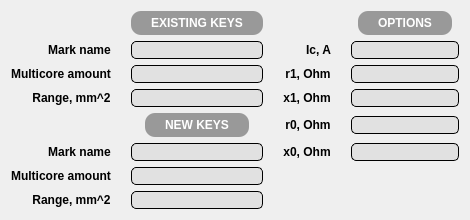
            <widget class="QWidget" name="updateCablePage">
             <layout class="QGridLayout" name="gridLayout_6">
              <property name="horizontalSpacing">
               <number>20</number>
              </property>
              <item row="0" column="1" alignment="Qt::AlignHCenter|Qt::AlignVCenter">
               <widget class="QLabel" name="updateCableTitle">
                <property name="font">
                 <font>
                  <pointsize>9</pointsize>
                  <weight>75</weight>
                  <bold>true</bold>
                 </font>
                </property>
                <property name="styleSheet">
                 <string notr="true">background-color: rgba(153, 153, 153);
color: rgb(255, 255, 255);
padding-right: 20px;
padding-left: 20px;
padding-top: 5px;
padding-bottom: 5px;
border-radius: 10px;
</string>
                </property>
                <property name="text">
                 <string>EXISTING KEYS</string>
                </property>
                <property name="alignment">
                 <set>Qt::AlignCenter</set>
                </property>
               </widget>
              </item>
              <item row="0" column="3" alignment="Qt::AlignHCenter|Qt::AlignVCenter">
               <widget class="QLabel" name="updateCableTitle3">
                <property name="font">
                 <font>
                  <pointsize>9</pointsize>
                  <weight>75</weight>
                  <bold>true</bold>
                 </font>
                </property>
                <property name="styleSheet">
                 <string notr="true">background-color: rgba(153, 153, 153);
color: rgb(255, 255, 255);
padding-right: 20px;
padding-left: 20px;
padding-top: 5px;
padding-bottom: 5px;
border-radius: 10px;
</string>
                </property>
                <property name="text">
                 <string>OPTIONS</string>
                </property>
                <property name="alignment">
                 <set>Qt::AlignCenter</set>
                </property>
               </widget>
              </item>
              <item row="1" column="0" alignment="Qt::AlignRight">
               <widget class="QLabel" name="updateCableLabel">
                <property name="font">
                 <font>
                  <pointsize>9</pointsize>
                  <weight>75</weight>
                  <bold>true</bold>
                 </font>
                </property>
                <property name="text">
                 <string>Mark name</string>
                </property>
                <property name="alignment">
                 <set>Qt::AlignCenter</set>
                </property>
               </widget>
              </item>
              <item row="1" column="1">
               <widget class="QLineEdit" name="lineEdit_45">
                <property name="font">
                 <font>
                  <pointsize>9</pointsize>
                 </font>
                </property>
                <property name="styleSheet">
                 <string notr="true">background-color: rgba(225, 225, 225);
border-radius: 5px;
border: 1px solid black</string>
                </property>
                <property name="alignment">
                 <set>Qt::AlignCenter</set>
                </property>
               </widget>
              </item>
              <item row="1" column="2" alignment="Qt::AlignRight">
               <widget class="QLabel" name="updateCableLabel7">
                <property name="font">
                 <font>
                  <pointsize>9</pointsize>
                  <weight>75</weight>
                  <bold>true</bold>
                 </font>
                </property>
                <property name="text">
                 <string>Ic, A</string>
                </property>
                <property name="alignment">
                 <set>Qt::AlignCenter</set>
                </property>
               </widget>
              </item>
              <item row="1" column="3">
               <widget class="QLineEdit" name="lineEdit_41">
                <property name="font">
                 <font>
                  <pointsize>9</pointsize>
                 </font>
                </property>
                <property name="styleSheet">
                 <string notr="true">background-color: rgba(225, 225, 225);
border-radius: 5px;
border: 1px solid black</string>
                </property>
                <property name="alignment">
                 <set>Qt::AlignCenter</set>
                </property>
               </widget>
              </item>
              <item row="2" column="0" alignment="Qt::AlignRight">
               <widget class="QLabel" name="updateCableLabel2">
                <property name="font">
                 <font>
                  <pointsize>9</pointsize>
                  <weight>75</weight>
                  <bold>true</bold>
                 </font>
                </property>
                <property name="text">
                 <string>Multicore amount</string>
                </property>
                <property name="alignment">
                 <set>Qt::AlignCenter</set>
                </property>
               </widget>
              </item>
              <item row="2" column="1">
               <widget class="QLineEdit" name="lineEdit_38">
                <property name="font">
                 <font>
                  <pointsize>9</pointsize>
                 </font>
                </property>
                <property name="styleSheet">
                 <string notr="true">background-color: rgba(225, 225, 225);
border-radius: 5px;
border: 1px solid black</string>
                </property>
                <property name="alignment">
                 <set>Qt::AlignCenter</set>
                </property>
               </widget>
              </item>
              <item row="2" column="2" alignment="Qt::AlignRight">
               <widget class="QLabel" name="updateCableLabel8">
                <property name="font">
                 <font>
                  <pointsize>9</pointsize>
                  <weight>75</weight>
                  <bold>true</bold>
                 </font>
                </property>
                <property name="text">
                 <string>r1, Ohm</string>
                </property>
                <property name="alignment">
                 <set>Qt::AlignCenter</set>
                </property>
               </widget>
              </item>
              <item row="2" column="3">
               <widget class="QLineEdit" name="lineEdit_40">
                <property name="font">
                 <font>
                  <pointsize>9</pointsize>
                 </font>
                </property>
                <property name="styleSheet">
                 <string notr="true">background-color: rgba(225, 225, 225);
border-radius: 5px;
border: 1px solid black</string>
                </property>
                <property name="alignment">
                 <set>Qt::AlignCenter</set>
                </property>
               </widget>
              </item>
              <item row="3" column="0" alignment="Qt::AlignRight">
               <widget class="QLabel" name="updateCableLabel3">
                <property name="font">
                 <font>
                  <pointsize>9</pointsize>
                  <weight>75</weight>
                  <bold>true</bold>
                 </font>
                </property>
                <property name="text">
                 <string>Range, mm^2</string>
                </property>
                <property name="alignment">
                 <set>Qt::AlignCenter</set>
                </property>
               </widget>
              </item>
              <item row="3" column="1">
               <widget class="QLineEdit" name="lineEdit_39">
                <property name="font">
                 <font>
                  <pointsize>9</pointsize>
                 </font>
                </property>
                <property name="styleSheet">
                 <string notr="true">background-color: rgba(225, 225, 225);
border-radius: 5px;
border: 1px solid black</string>
                </property>
                <property name="alignment">
                 <set>Qt::AlignCenter</set>
                </property>
               </widget>
              </item>
              <item row="3" column="2" alignment="Qt::AlignRight">
               <widget class="QLabel" name="updateCableLabel9">
                <property name="font">
                 <font>
                  <pointsize>9</pointsize>
                  <weight>75</weight>
                  <bold>true</bold>
                 </font>
                </property>
                <property name="text">
                 <string>x1, Ohm</string>
                </property>
                <property name="alignment">
                 <set>Qt::AlignCenter</set>
                </property>
               </widget>
              </item>
              <item row="3" column="3">
               <widget class="QLineEdit" name="lineEdit_42">
                <property name="font">
                 <font>
                  <pointsize>9</pointsize>
                 </font>
                </property>
                <property name="styleSheet">
                 <string notr="true">background-color: rgba(225, 225, 225);
border-radius: 5px;
border: 1px solid black</string>
                </property>
                <property name="alignment">
                 <set>Qt::AlignCenter</set>
                </property>
               </widget>
              </item>
              <item row="4" column="1" alignment="Qt::AlignHCenter|Qt::AlignVCenter">
               <widget class="QLabel" name="updateCableTitle2">
                <property name="font">
                 <font>
                  <pointsize>9</pointsize>
                  <weight>75</weight>
                  <bold>true</bold>
                 </font>
                </property>
                <property name="styleSheet">
                 <string notr="true">background-color: rgba(153, 153, 153);
color: rgb(255, 255, 255);
padding-right: 20px;
padding-left: 20px;
padding-top: 5px;
padding-bottom: 5px;
border-radius: 10px;
</string>
                </property>
                <property name="text">
                 <string>NEW KEYS</string>
                </property>
                <property name="alignment">
                 <set>Qt::AlignCenter</set>
                </property>
               </widget>
              </item>
              <item row="4" column="2" alignment="Qt::AlignRight">
               <widget class="QLabel" name="updateCableLabel10">
                <property name="font">
                 <font>
                  <pointsize>9</pointsize>
                  <weight>75</weight>
                  <bold>true</bold>
                 </font>
                </property>
                <property name="text">
                 <string>r0, Ohm</string>
                </property>
                <property name="alignment">
                 <set>Qt::AlignCenter</set>
                </property>
               </widget>
              </item>
              <item row="4" column="3">
               <widget class="QLineEdit" name="lineEdit_43">
                <property name="font">
                 <font>
                  <pointsize>9</pointsize>
                 </font>
                </property>
                <property name="styleSheet">
                 <string notr="true">background-color: rgba(225, 225, 225);
border-radius: 5px;
border: 1px solid black</string>
                </property>
                <property name="alignment">
                 <set>Qt::AlignCenter</set>
                </property>
               </widget>
              </item>
              <item row="5" column="0" alignment="Qt::AlignRight">
               <widget class="QLabel" name="updateCableLabel4">
                <property name="font">
                 <font>
                  <pointsize>9</pointsize>
                  <weight>75</weight>
                  <bold>true</bold>
                 </font>
                </property>
                <property name="text">
                 <string>Mark name</string>
                </property>
                <property name="alignment">
                 <set>Qt::AlignCenter</set>
                </property>
               </widget>
              </item>
              <item row="5" column="1">
               <widget class="QLineEdit" name="lineEdit_62">
                <property name="font">
                 <font>
                  <pointsize>9</pointsize>
                 </font>
                </property>
                <property name="styleSheet">
                 <string notr="true">background-color: rgba(225, 225, 225);
border-radius: 5px;
border: 1px solid black</string>
                </property>
                <property name="alignment">
                 <set>Qt::AlignCenter</set>
                </property>
               </widget>
              </item>
              <item row="5" column="2" alignment="Qt::AlignRight">
               <widget class="QLabel" name="updateCableLabel11">
                <property name="font">
                 <font>
                  <pointsize>9</pointsize>
                  <weight>75</weight>
                  <bold>true</bold>
                 </font>
                </property>
                <property name="text">
                 <string>x0, Ohm</string>
                </property>
                <property name="alignment">
                 <set>Qt::AlignCenter</set>
                </property>
               </widget>
              </item>
              <item row="5" column="3">
               <widget class="QLineEdit" name="lineEdit_44">
                <property name="font">
                 <font>
                  <pointsize>9</pointsize>
                 </font>
                </property>
                <property name="styleSheet">
                 <string notr="true">background-color: rgba(225, 225, 225);
border-radius: 5px;
border: 1px solid black</string>
                </property>
                <property name="alignment">
                 <set>Qt::AlignCenter</set>
                </property>
               </widget>
              </item>
              <item row="6" column="0" alignment="Qt::AlignRight">
               <widget class="QLabel" name="updateCableLabel5">
                <property name="font">
                 <font>
                  <pointsize>9</pointsize>
                  <weight>75</weight>
                  <bold>true</bold>
                 </font>
                </property>
                <property name="text">
                 <string>Multicore amount</string>
                </property>
                <property name="alignment">
                 <set>Qt::AlignCenter</set>
                </property>
               </widget>
              </item>
              <item row="6" column="1">
               <widget class="QLineEdit" name="lineEdit_60">
                <property name="font">
                 <font>
                  <pointsize>9</pointsize>
                 </font>
                </property>
                <property name="styleSheet">
                 <string notr="true">background-color: rgba(225, 225, 225);
border-radius: 5px;
border: 1px solid black</string>
                </property>
                <property name="alignment">
                 <set>Qt::AlignCenter</set>
                </property>
               </widget>
              </item>
              <item row="7" column="0" alignment="Qt::AlignRight">
               <widget class="QLabel" name="updateCableLabel6">
                <property name="font">
                 <font>
                  <pointsize>9</pointsize>
                  <weight>75</weight>
                  <bold>true</bold>
                 </font>
                </property>
                <property name="text">
                 <string>Range, mm^2</string>
                </property>
                <property name="alignment">
                 <set>Qt::AlignCenter</set>
                </property>
               </widget>
              </item>
              <item row="7" column="1">
               <widget class="QLineEdit" name="lineEdit_61">
                <property name="font">
                 <font>
                  <pointsize>9</pointsize>
                 </font>
                </property>
                <property name="styleSheet">
                 <string notr="true">background-color: rgba(225, 225, 225);
border-radius: 5px;
border: 1px solid black</string>
                </property>
                <property name="alignment">
                 <set>Qt::AlignCenter</set>
                </property>
               </widget>
              </item>
             </layout>
            </widget>
